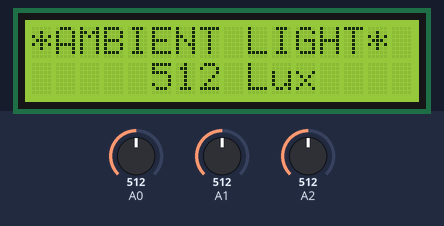
Recording of a sketch running on a simulated Arduino Uno, built with avr-gcc and run on an emulated ATmega328P. On the bench: 16×2 character LCD. Inputs (shaded band) come from the test bench; at power-on: A2 = 512, A0 = 512, A1 = 512.

Above: at 4.2 s.
4.3 s: A2 set to 716
At 18.2 s:
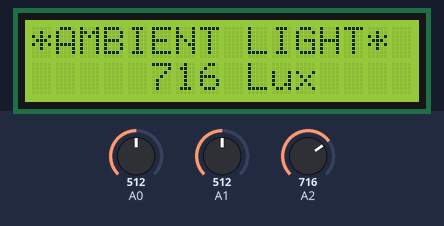
18.3 s: A0 set to 716
At 23.6 s:
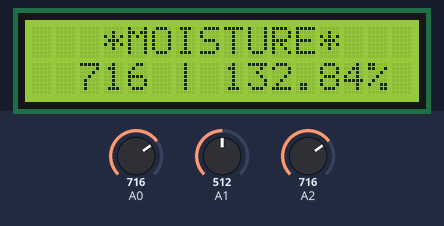
29.7 s: A1 set to 716
At 43.6 s:
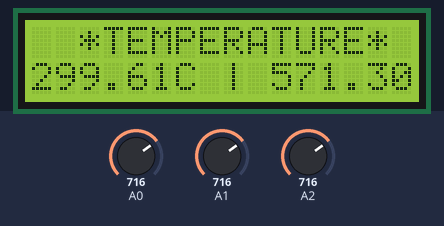
43.7 s: A0 set to 900
At 53.8 s:
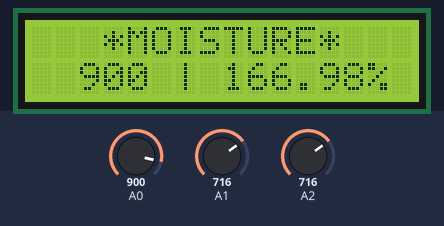
55.0 s: A1 set to 900
At 58.8 s:
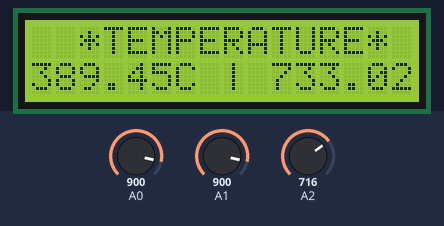
66.3 s: A2 set to 900
At 79.3 s:
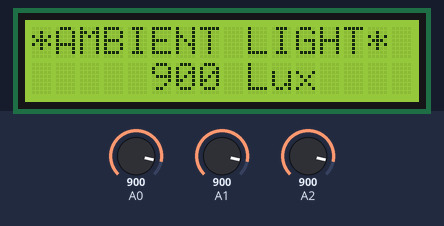
Timing chart, 0 to 80.8 s (numbered marks = the images above; inputs shaded):
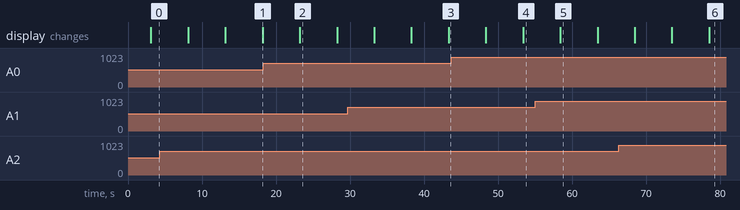

Measured:
- what the display in image 2 shows lasts 5.0 s, from 23.2 s to 28.2 s

The sketch:

soil_params1.ino
```cpp
#include <Adafruit_LiquidCrystal.h>
Adafruit_LiquidCrystal lcd(0);
int moisture;
float moisture_percentage;
int temp_celcius=0;
int light = 0;


void setup(){
 lcd.begin(16, 2);
 lcd.setCursor(0,0);
 lcd.print(" SOIL PARAMETERS");//Initial Welcome Screen
 delay(3000);

 pinMode(A2, INPUT);
 pinMode(A1,INPUT);

 Serial.begin(9600);}

void loop(){
/*For Ambient Lighting in the field area*/
light = analogRead(A2);
lcd.clear();
lcd.setCursor(0,0);
lcd.print("*AMBIENT LIGHT*");lcd.setCursor(5,1);lcd.print(light);lcd.print(" Lux");
delay(5000);


/*For Moisture % in soil*/
moisture=analogRead(A0);
moisture_percentage=((moisture/539.00)*100);
lcd.clear();
lcd.setCursor(3,0);
lcd.print("*MOISTURE*");lcd.setCursor(2,1);lcd.print(moisture);lcd.print(" | ");lcd.print(moisture_percentage);lcd.print("%");
delay(5000);


/*For Temperature of the soil*/
int temp_raw = analogRead(A1);
float temp_voltage = temp_raw*(5.0/1024.0);
float temperatureC=(temp_voltage-0.5)*100;
float temperatureF =(temperatureC*9.0/5.0) + 32.0;
lcd.clear();
lcd.setCursor(2,0);
lcd.print("*TEMPERATURE*");lcd.setCursor(0,1);lcd.print(temperatureC);lcd.print("C | ");lcd.print(temperatureF);lcd.print("F");
delay(5000);

}
```
